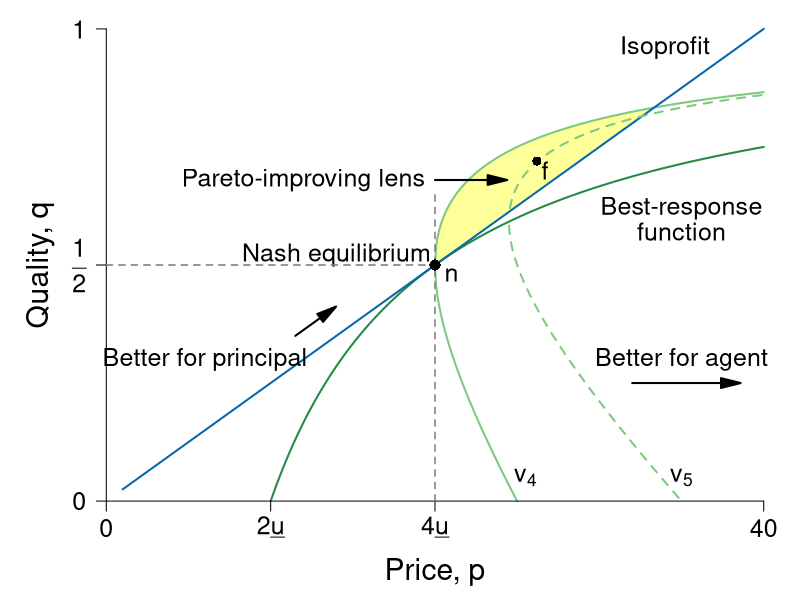

The R script that drew this image:
require(ggplot2)
require(shape)
pdf(file = "information_power/ch11_fig6.pdf", width = 9, height = 7)

#Set parameters for graphics
axislabelsize <- 1.8
labelsize <- 1.5
namesize <- 1.8
annotatesize <- 1.5
graphlinewidth <- 2
segmentlinewidth <- 1.5

COL <- c("#7fc97f", "#beaed4", "#fdc086", "#ffff99", "#386cb0", "#f0027f", "#bf5b17", "#666666")
COLA <- c("#e0f3db", "#99d8c9","#66c2a4","#41ae76", "#238b45", "#005824")
COLB <- c("#c6dbef", "#4eb3d3", "#2b8cbe", "#0868ac","#084081")
COLC <- c("#fcfbfd", "#efedf5", "#dadaeb", "#bcbddc", "#9e9ac8", "#807dba", "#6a51a3", "#54278f", "#3f007d")
grays <- gray.colors(25, start = 1, end = 0)

brfFn <- function(p, delta = 5) {
  1 - (2 * delta) / p
}

isovhigh <- function(p, delta = 5, v = 20){
  (sqrt(p^2 - 4 * delta * v) - p + 2*v)/(2 * v )
}

isovlow <- function(p, delta = 5, v = 20){
  (-sqrt(p^2 - 4 * delta * v) - p + 2*v)/(2 * v )
}


isovhigh1 <- function(p, delta = 5, v = 30){
  (sqrt(p^2 - 4 * delta * v) - p + 2*v)/(2 * v )
}

isovlow1 <- function(p, delta = 5, v = 30){
  (-sqrt(p^2 - 4 * delta * v) - p + 2*v)/(2 * v )
}

solowCondition <- function(p, delta = 5){
  (p*(1/(8*delta)))
}


par(mar =  c(4, 4, 0.5, 0.5))
xlims <- c(0, 40)
ylims <- c(0, 1)


plot(0, 0, xlim = xlims, ylim = ylims, type = "n",
     xlab = "",
     ylab = "",
     xaxt = "n", yaxt = "n", cex.lab = axislabelsize, bty = "n")

mtext(expression(paste("Price, ", p)), side = 1, line = 2.5, cex = axislabelsize)
text(-4, ylims[2] - 0.5*(ylims[2] - ylims[1]), expression(paste("Quality, ", q)), xpd = TRUE, cex = axislabelsize, srt = 90) 


npts <- 500 
npts2 <- 501
#Specify the sequences of points for graphing. 
xx1 <- seq(10, xlims[2], length.out = npts)
xx2 <- seq(1, xlims[2], length.out = npts)
xx3 <- seq(xlims[1], xlims[2], length.out = npts2)
xx4 <- seq(xlims[1], 25, length.out = npts2)
xx5 <- seq(xlims[1], xlims[2], length.out = npts2)
xx6 <- seq(xlims[1], 35, length.out = npts2)
yy1 <- isovhigh(xx3, delta = 5, v = 20)

#Below, note I have gone to number 416 because at that observation we can 
#find the closest outcome to the intersection of the curves. Serves fine 
#for the relevant polygon
#Draw the shaded area of the Pareto-improving lens
#For the polygon need the intersection of v and iso-profit
#(2p - 40)^2 = p^2 - 400
#4p^2 - 160p + 1600 = p^2 - 400
#3p^2 - 160p + 2000 = 0
#p = 20 or p = 100/3 = 33.3 
# => q = (1/40)*33.3 = 0.8325
polygon(c(xx3, xx3[416]), c(yy1, yy1[416]), col = COL[4], density = NULL, border = NA)

#Draw the lines for the graphs
lines(xx1, brfFn(xx1), col = COLA[5], lwd = graphlinewidth)
lines(xx3, isovhigh(xx3, v = 20, delta = 5), col = COL[1], lwd = graphlinewidth)
lines(xx4, isovlow(xx4, v = 20, delta = 5), col = COL[1], lwd = graphlinewidth)
lines(xx2, solowCondition(xx2, delta = 5), col = COLB[4], lwd = graphlinewidth)
lines(xx5, isovhigh1(xx5, v = 30, delta = 5), col = COL[1], lwd = graphlinewidth, lty = 2)
lines(xx6, isovlow1(xx6, v = 30, delta = 5), col = COL[1], lwd = graphlinewidth, lty = 2)


#Customize ticks and labels for the plot
ticksy <- c(0, 0.5, 1)
ylabels <- c(0, expression(paste(frac(1,2))), 1)
ticksx <- c(0, 10, 20, 40)
xlabels <- c(0, expression(paste(2*underline("u"))), expression(paste(4*underline("u"))), 40)
axis(1, at = ticksx, pos = 0, labels = xlabels, cex.axis = annotatesize)
axis(2, at = ticksy, pos = 0, labels = ylabels, las = 1, cex.axis = annotatesize)

#Annotation of the three graphs and the NE
text(34, 0.96, expression(paste("Isoprofit")), cex = annotatesize)
#text(31, 0.98, expression(paste("Isoprofit: ", q == frac(p, 8*underline("u")))), cex = annotatesize)
text(35, 0.62, expression(paste("Best-response")), cex = annotatesize)
text(35, 0.57, expression(paste("function")), cex = annotatesize)

text(25.5, 0.05, expression(paste(v[4])), cex = annotatesize)
text(35, 0.05, expression(paste(v[5])), cex = annotatesize)
text(14, 0.52, expression(paste("Nash equilibrium")), cex = annotatesize)

#Lines for the coordinates of the Nash equilbrium
segments(20, 0, 20, 0.65, lty = 2, col = grays[20], lwd = segmentlinewidth)
segments(0, 0.5, 20, 0.5, lty = 2, col = grays[20], lwd = segmentlinewidth)

#Add a point for the NE
points(20, 0.5, pch = 16, col = "black", cex = 1.5)
text(21, 0.48, expression(paste("n")), cex = annotatesize)

#Add a point for f. referred to in the text
points(26.2, 0.72, pch = 16, col = "black", cex = 1.2)
text(26.7, 0.7, expression(paste("f")), cex = annotatesize)

#Arrow to Pareto-improving Lens
Arrows(20, 0.68, 23.8, 0.68, col = "black", lty = 1, lwd = 2, arr.type = "triangle")
text(12, 0.68, expression(paste("Pareto-improving lens")), cex = annotatesize)

# better for P
Arrows(11.5, 0.35, 13.5, 0.4, col = "black", lty = 1, lwd = 2, arr.type = "triangle")
text(6, 0.3, expression(paste("Better for principal")), cex = annotatesize)

# better for A
Arrows(32, 0.25, 38, 0.25,  col = "black", lty = 1, lwd = 2, arr.type = "triangle")
text(35, 0.3, expression(paste("Better for agent")), cex = annotatesize)

dev.off()
